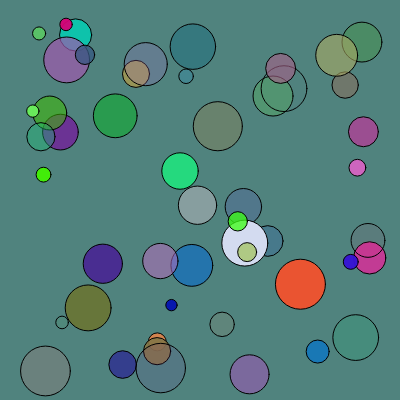
Frame 1 (no input)
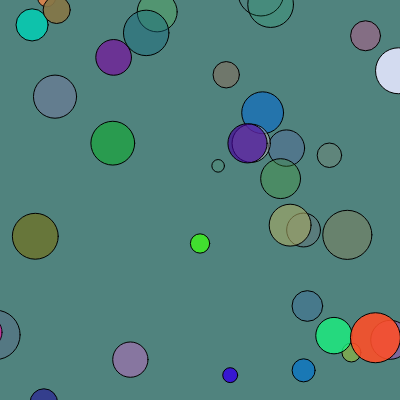
Frame 60 (no input)
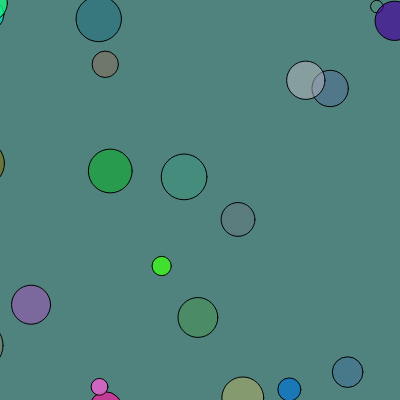
Frame 120 (the mouse pressed at the canvas centre since frame 60)

The p5.js sketch that drew these frames (run headless with seeded random() and noise() and a simulated clock; from frame 60 on, the mouse is pressed at the canvas centre):

// p5.js sketch
// ── sketch.js
let ballen = [];
let aantalBallen = 50;

function setup() {
  createCanvas(400, 400);

  for (let i = 0; i < aantalBallen; i++) {
    ballen.push(
      {
        posX: random(25, 375),
        posY: random(25, 375),
        cGrootte: random(10, 50),
        color: randomColor(),
        cSpeedX: random(-3, 3),
        cSpeedY: random(-3, 3),
      }
    );

  }

}


function draw() {
  background(80, 131, 126);

  for (let i = 0; i < ballen.length; i++) {
    updateBall( ballen[i] );
    drawBall( ballen[i] );
  }
}

function updateBall(ball)
{
  // // //balmovement
  ball.posX = ball.posX + ball.cSpeedX;
  ball.posY = ball.posY + ball.cSpeedY;
  
  if(ball.posX >= 450 || ball.posX <= -50){
    ball.posX = -50
  }
  if(ball.posY >= 450 || ball.posY <= -50){
    ball.posY = -50
  }

}

function drawBall(ball)
{
  if(dist( ball.posX, ball.posY, mouseX, mouseY) <ball.cGrootte / 2)
   {
    strokeWeight(3);
   }
   else
   {
    strokeWeight(1);
   }


  fill(ball.color);
  circle(ball.posX, ball.posY, ball.cGrootte);
}

function randomColor() {
  let r = floor(random(0, 256));
  let g = floor(random(0, 256));
  let b = floor(random(0, 256));
  let a = floor(random(0, 256));
  return color(r, g, b, a);
}
